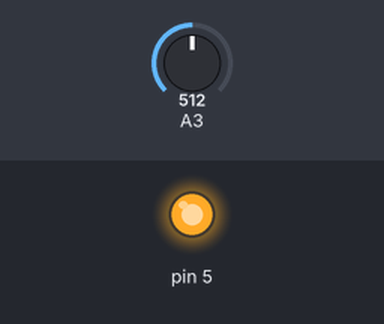
Recording of a sketch running on a simulated Arduino Uno, built with avr-gcc and run on an emulated ATmega328P. Parts: output pins drawn as LEDs (lit = HIGH). The inputs (shaded band) are chosen by the test bench; at power-on: A3 = 512. What the sketch prints to the serial monitor is not drawn.

Above: at 0.1 s.
At 78.1 s:
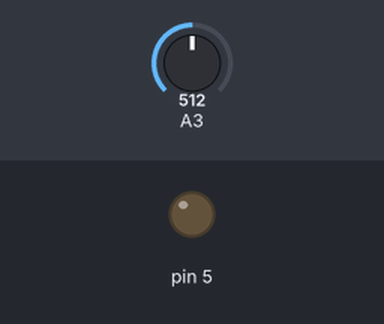
Timing chart, 0 to 79.6 s (numbered marks = the images above):
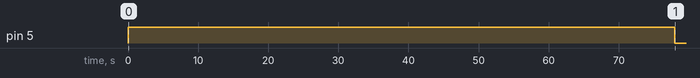

Measured:
- by itself, pin 5: HIGH → LOW at 78.0 s

The sketch:

555_timer.ino
```cpp
void setup() {
  Serial.begin(9600);
  pinMode(5, OUTPUT);
  digitalWrite(5, HIGH);
    delay(65000);
}

void loop() {
  if(millis()%3000 == 0){
    digitalWrite(5, LOW);
  }
  int value = analogRead(A3);
  Serial.println(value);
}
```
